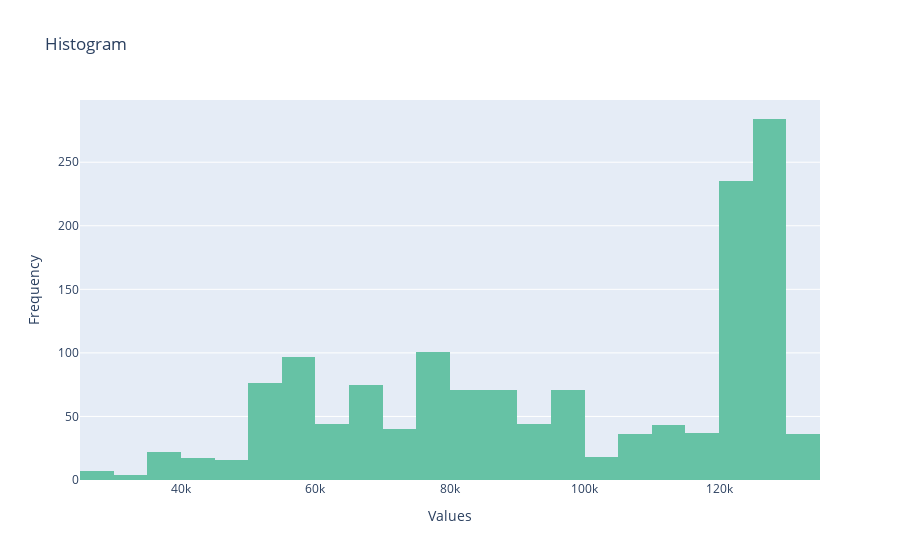

Here is the notebook cell this chart was saved with:
### Code cell
fig = px.histogram(df, x='precio', title="Histogram", nbins=50,
                   color_discrete_sequence=px.colors.qualitative.Set2)
fig.update_layout(
    xaxis_title="Values",
    yaxis_title="Frequency"
)
fig.show()

### Figure 1 — Plotly figure (JSON) as saved in the notebook; plotly's stock layout.template omitted (floating-point values rounded to 4 significant figures; data arrays with more than 128 entries replaced by an {"elided": "..."} marker saying what was removed)
{"data": [{"alignmentgroup": "True", "bingroup": "x", "hovertemplate": "precio=%{x}<br>count=%{y}<extra></extra>", "legendgroup": "", "marker": {"color": "rgb(102,194,165)", "pattern": {"shape": ""}}, "name": "", "nbinsx": 50, "offsetgroup": "", "orientation": "v", "showlegend": false, "type": "histogram", "x": {"elided": "1445 int values"}, "xaxis": "x", "yaxis": "y"}], "layout": {"barmode": "relative", "legend": {"tracegroupgap": 0}, "title": {"text": "Histogram"}, "xaxis": {"anchor": "y", "domain": [0, 1], "title": {"text": "Values"}}, "yaxis": {"anchor": "x", "domain": [0, 1], "title": {"text": "Frequency"}}}}
